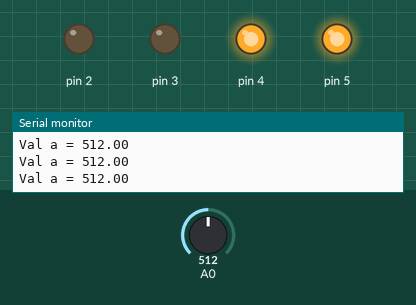
Simulated run of this sketch. Board: Arduino Uno, built with avr-gcc and run on an emulated ATmega328P. Shown: output pins drawn as LEDs (lit = HIGH), the last lines printed to the serial monitor. The test bench sets the inputs (shaded band); at power-on: A0 = 512.

Above: at 1.2 s.
1.3 s: A0 set to 740
4.3 s: A0 set to 766
At 5.0 s:
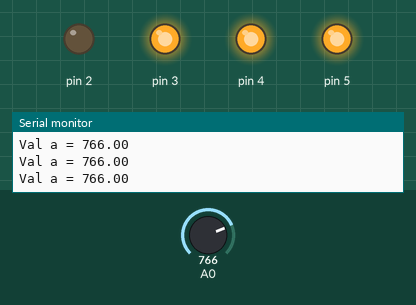
5.8 s: A0 set to 991
7.3 s: A0 set to 1013
At 8.4 s:
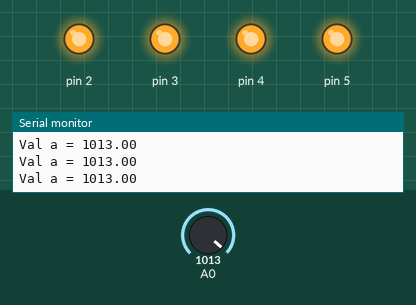
8.8 s: A0 set to 490
At 9.5 s:
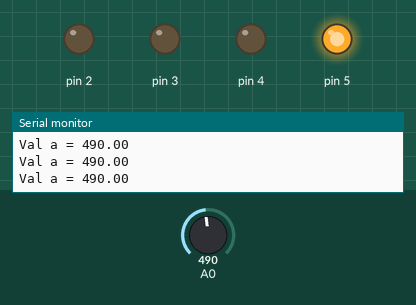
10.3 s: A0 set to 259
11.8 s: A0 set to 238
At 12.9 s:
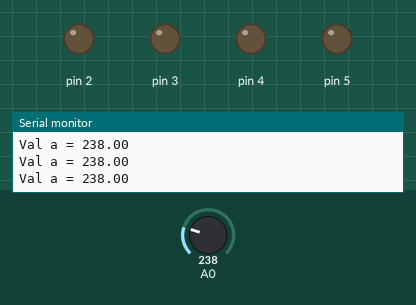
Timing chart, 0 to 14.3 s (numbered marks = the images above; inputs shaded):
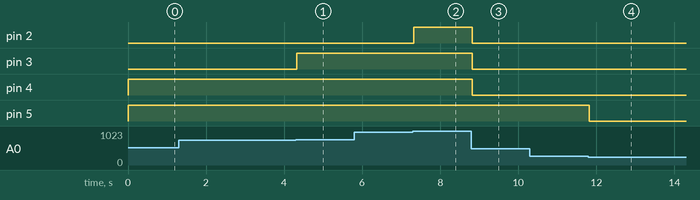

Measured:
- the behaviour switches between 750 and 751 on A0 (found by bisection; images 0 and 1)
- the behaviour switches between 1000 and 1001 on A0 (found by bisection; images 1 and 2)
- the behaviour switches between 251 and 250 on A0 (found by bisection; images 3 and 4)
- after the input at 4.3 s, pin 3: LOW → HIGH at once
- after the input at 7.3 s, pin 2: LOW → HIGH at once
- after the input at 8.8 s, pin 2–4: HIGH → LOW at once
- after the input at 11.8 s, pin 5: HIGH → LOW at once

The sketch:

homework.ino
```cpp
// C++ code
//
float a=0,A=0;
void setup()
{
  pinMode(A0,INPUT);
  pinMode(5,OUTPUT);
  pinMode(2,OUTPUT);
  pinMode(3,OUTPUT);
  pinMode(4,OUTPUT);

  Serial.begin(9600);
}

void loop()
{
  a=analogRead(A0);
  Serial.print("Val a = ");
  Serial.println(a);
  /*digitalWrite(5,1);
  digitalWrite(2,1);
  digitalWrite(3,1);
  digitalWrite(4,1);
  delay(500);*/
  if(a>1000)
  {
    digitalWrite(5,1);
    digitalWrite(4,1);
    digitalWrite(3,1);
    digitalWrite(2,1);
  }
  else if(a>750)
  {
    digitalWrite(5,1);
    digitalWrite(4,1);
    digitalWrite(3,1);
    digitalWrite(2,0);
  }
  else if(a>500)
  {
    digitalWrite(5,1);
    digitalWrite(4,1);
    digitalWrite(3,0);
    digitalWrite(2,0);
  }
  else if(a>250)
  {
    digitalWrite(5,1);
    digitalWrite(4,0);
    digitalWrite(3,0);
    digitalWrite(2,0);
  }
  else
  {
    digitalWrite(5,0);
    digitalWrite(4,0);
    digitalWrite(3,0);
    digitalWrite(2,0);
  }
}
```
